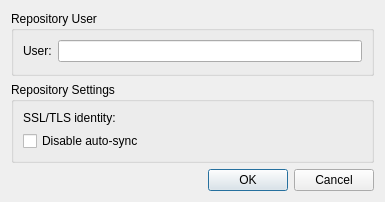
<?xml version="1.0" encoding="UTF-8"?>
<ui version="4.0">
 <class>Fossil::Internal::ConfigureDialog</class>
 <widget class="QDialog" name="Fossil::Internal::ConfigureDialog">
  <property name="geometry">
   <rect>
    <x>0</x>
    <y>0</y>
    <width>385</width>
    <height>202</height>
   </rect>
  </property>
  <property name="windowTitle">
   <string>Configure Repository</string>
  </property>
  <layout class="QVBoxLayout" name="verticalLayout">
   <item>
    <widget class="QGroupBox" name="repoUserGroupBox">
     <property name="title">
      <string>Repository User</string>
     </property>
     <layout class="QFormLayout" name="formLayout">
      <item row="0" column="0">
       <widget class="QLabel" name="userLabel">
        <property name="text">
         <string>User:</string>
        </property>
       </widget>
      </item>
      <item row="0" column="1">
       <widget class="QLineEdit" name="userLineEdit">
        <property name="toolTip">
         <string>Existing user to become an author of changes made to the repository.</string>
        </property>
       </widget>
      </item>
     </layout>
    </widget>
   </item>
   <item>
    <widget class="QGroupBox" name="repoSettingsGroupBox">
     <property name="title">
      <string>Repository Settings</string>
     </property>
     <layout class="QFormLayout" name="formLayout_2">
      <item row="0" column="0">
       <widget class="QLabel" name="sslIdentityFileLabel">
        <property name="text">
         <string>SSL/TLS identity:</string>
        </property>
       </widget>
      </item>
      <item row="0" column="1">
       <widget class="Utils::PathChooser" name="sslIdentityFilePathChooser" native="true">
        <property name="toolTip">
         <string>SSL/TLS client identity key to use if requested by the server.</string>
        </property>
       </widget>
      </item>
      <item row="1" column="0" colspan="2">
       <widget class="QCheckBox" name="disableAutosyncCheckBox">
        <property name="toolTip">
         <string>Disable automatic pull prior to commit or update and automatic push after commit or tag or branch creation.</string>
        </property>
        <property name="text">
         <string>Disable auto-sync</string>
        </property>
       </widget>
      </item>
     </layout>
    </widget>
   </item>
   <item>
    <widget class="QDialogButtonBox" name="buttonBox">
     <property name="orientation">
      <enum>Qt::Horizontal</enum>
     </property>
     <property name="standardButtons">
      <set>QDialogButtonBox::Cancel|QDialogButtonBox::Ok</set>
     </property>
    </widget>
   </item>
  </layout>
 </widget>
 <customwidgets>
  <customwidget>
   <class>Utils::PathChooser</class>
   <extends>QWidget</extends>
   <header location="global">utils/pathchooser.h</header>
   <container>1</container>
   <slots>
    <signal>editingFinished()</signal>
    <signal>browsingFinished()</signal>
   </slots>
  </customwidget>
 </customwidgets>
 <resources/>
 <connections>
  <connection>
   <sender>buttonBox</sender>
   <signal>accepted()</signal>
   <receiver>Fossil::Internal::ConfigureDialog</receiver>
   <slot>accept()</slot>
   <hints>
    <hint type="sourcelabel">
     <x>248</x>
     <y>254</y>
    </hint>
    <hint type="destinationlabel">
     <x>157</x>
     <y>274</y>
    </hint>
   </hints>
  </connection>
  <connection>
   <sender>buttonBox</sender>
   <signal>rejected()</signal>
   <receiver>Fossil::Internal::ConfigureDialog</receiver>
   <slot>reject()</slot>
   <hints>
    <hint type="sourcelabel">
     <x>316</x>
     <y>260</y>
    </hint>
    <hint type="destinationlabel">
     <x>286</x>
     <y>274</y>
    </hint>
   </hints>
  </connection>
 </connections>
</ui>
